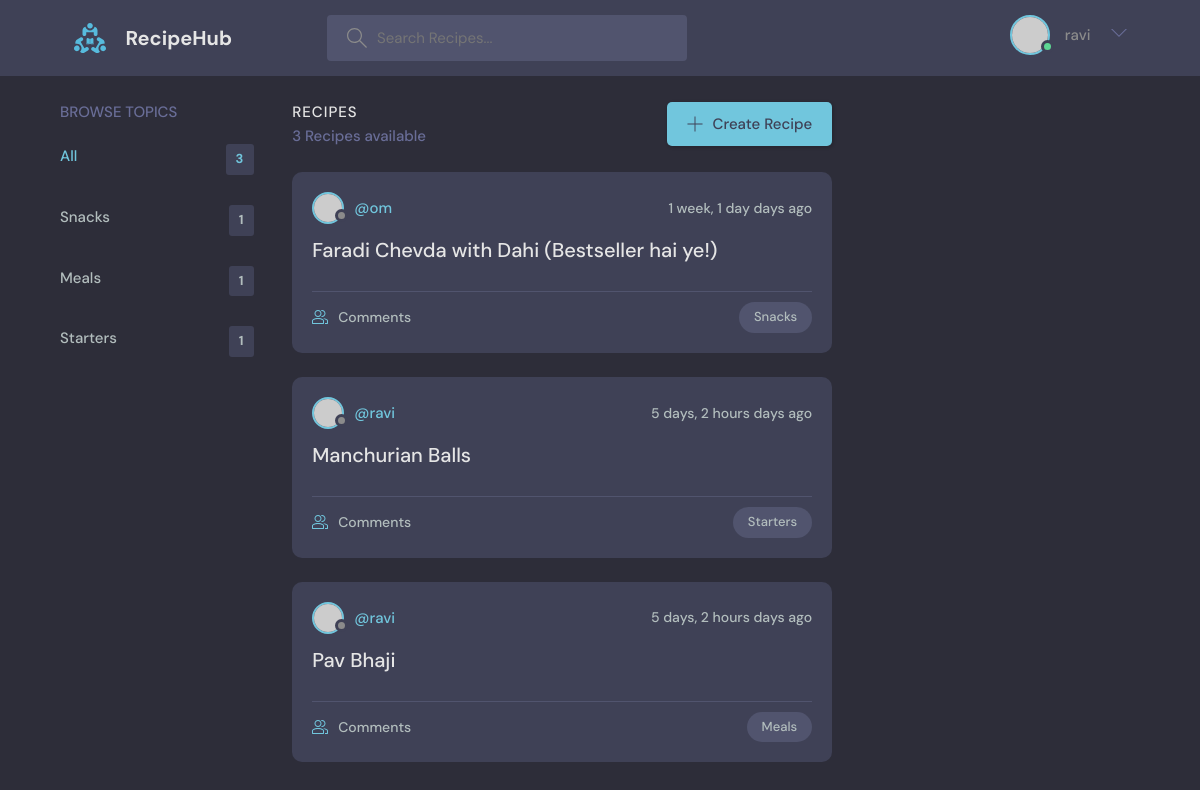
The app's page / (signed in) with its own data.
### base/models.py (models this page shows, shortened)
class Topic(models.Model):
    name = models.CharField(max_length=200)

class Recipe(models.Model):
    host = models.ForeignKey(User, on_delete=models.SET_NULL, null=True)
    topic = models.ForeignKey(Topic, on_delete=models.SET_NULL, null=True)
    name = models.CharField(max_length=200)
    description = models.TextField(null=True, blank=True)
    updated = models.DateTimeField(auto_now=True)
    created = models.DateTimeField(auto_now_add=True)
    class Meta:
        ordering = ['-updated', '-created']

### base/views.py (the view)
# urls.py: path('', views.home, name="home"),
def home(request):
    q = request.GET.get('q') if request.GET.get('q') != None else ''
    recipes = Recipe.objects.filter(
        Q(topic__name__icontains=q) |   # search by topic name
        Q(name__icontains=q) |          # search by recipe
        Q(description__icontains=q)     # search by description of recipe
    )
    topics = Topic.objects.all()
    recipe_count = recipes.count()
    context = {'recipes': recipes, 'topics': topics, 'recipe_count': recipe_count}
    return render(request, 'home.html', context)

### templates/home.html (shortened to what this page needs)
{% extends 'main.html' %}
{% block content %}
    <main class="layout layout--3">
      <div class="container">
        {% include 'topics_component.html' %}
        <div class="roomList">
          <div class="roomList__header">
            <div>
              <h2>Recipes</h2>
              <p>{{recipe_count}} Recipes available</p>
            </div>
            <a class="btn btn--main" href="{% url 'create-recipe' %}">
              <svg version="1.1" xmlns="http://www.w3.org/2000/svg" width="32" height="32" viewBox="0 0 32 32">
                <title>add</title>
                <path d="M16.943 0.943h-1.885v14.115h-14.115v1.885h14.115v14.115h1.885v-14.115h14.115v-1.885h-14.115v-14.115z"></path>
              </svg>
              Create Recipe
            </a>
          </div>
          {% include 'feed_component.html' %}
        </div>
      </div>
    </main>
{% endblock %}

### templates/navbar.html (shortened to what this page needs)
{% load static %}
<header class="header header--loggedIn">
      <div class="container">
        <a href="{% url 'home' %}" class="header__logo">
          <img src="{% static 'images/logo.svg' %}" />
          <h1>RecipeHub</h1>
        </a>
        <form class="header__search" method="GET" action="{% url 'home' %}">
          <label>
            <input name="q" placeholder="Search Recipes..." />
          </label>
        </form>
        <nav class="header__menu">
          {% if request.user.is_authenticated %}
          <div class="header__user">
            <a href="{% url 'user-profile' request.user.id %}">
              <div class="avatar avatar--medium active">
                <img src="https://randomuser.me/api/portraits/men/37.jpg" />
              </div>
              <p>{{request.user.username}}</p>
            </a>
            <button class="dropdown-button">
              <svg version="1.1" xmlns="http://www.w3.org/2000/svg" width="32" height="32" viewBox="0 0 32 32">
                <title>chevron-down</title>
                <path d="M16 21l-13-13h-3l16 16 16-16h-3l-13 13z"></path>
              </svg>
            </button>
          </div>
          {% else %}
          <a href="{% url 'login' %}">
            <img src="{% static 'images/avatar.svg' %}">
            <p>Login</p>
          </a>
          {% endif %}
        </nav>
      </div>
    </header>

### templates/topics_component.html
<div class="topics">
    <div class="topics__header">
        <h2>Browse Topics</h2>
    </div>
    <ul class="topics__list">
        <li>
            <a href="{% url 'home' %}" class="active">All <span>{{topics.count}}</span></a>
        </li>
        {% for topic in topics %}
        <li>
            <a href="{% url 'home' %}?q={{topic.name}}">{{topic.name}} <span>{{topic.recipe_set.all.count}}</span></a>
        </li>
        {% endfor %}
    </ul>
</div>

### templates/feed_component.html (shortened to what this page needs)
{% for recipe in recipes %}
    <div class="roomListRoom">
        <div class="roomListRoom__header">
            <a href="{% url 'user-profile' recipe.host.id %}" class="roomListRoom__author">
                <div class="avatar avatar--small">
                    <img src="https://randomuser.me/api/portraits/women/11.jpg" />
                </div>
                <span>@{{recipe.host.username}}</span>
            </a>
            <div class="roomListRoom__actions">
                <span>{{recipe.created|timesince}} days ago</span>
            </div>
        </div>
        <div class="roomListRoom__content">
            <a href="{% url 'recipe' recipe.id %}">{{recipe.name}}</a>
        </div>
        <div class="roomListRoom__meta">
            <a href="{% url 'recipe' recipe.id %}" class="roomListRoom__joined">
                Comments
            </a>
            <p class="roomListRoom__topic">{{recipe.topic.name}}</p>
        </div>
    </div>
{% endfor %}

### records on screen
Topic: name "Snacks", recipe_set.all.count "1"
Topic: name "Meals", recipe_set.all.count "1"
Topic: name "Starters", recipe_set.all.count "1"
Recipe: host.username "om", created "1 week, 1 day", name "Faradi Chevda with Dahi (Bestseller hai ye!)", topic.name "Snacks"
Recipe: host.username "ravi", created "5 days, 2 hours", name "Manchurian Balls", topic.name "Starters"
Recipe: host.username "ravi", created "5 days, 2 hours", name "Pav Bhaji", topic.name "Meals"

### other values on screen
{{ request.user.username }} "ravi"
{{ topics.count }} "3"
{{ recipe_count }} "3"
